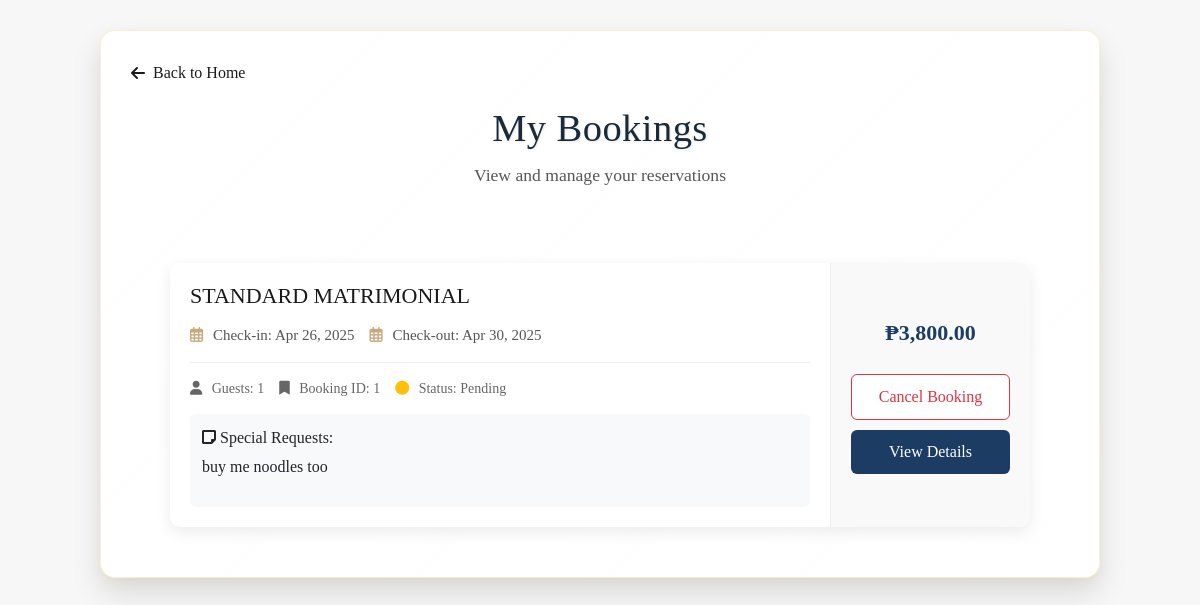
Page /landing_page/pages/my_bookings.php (signed in) on the earlier database version.
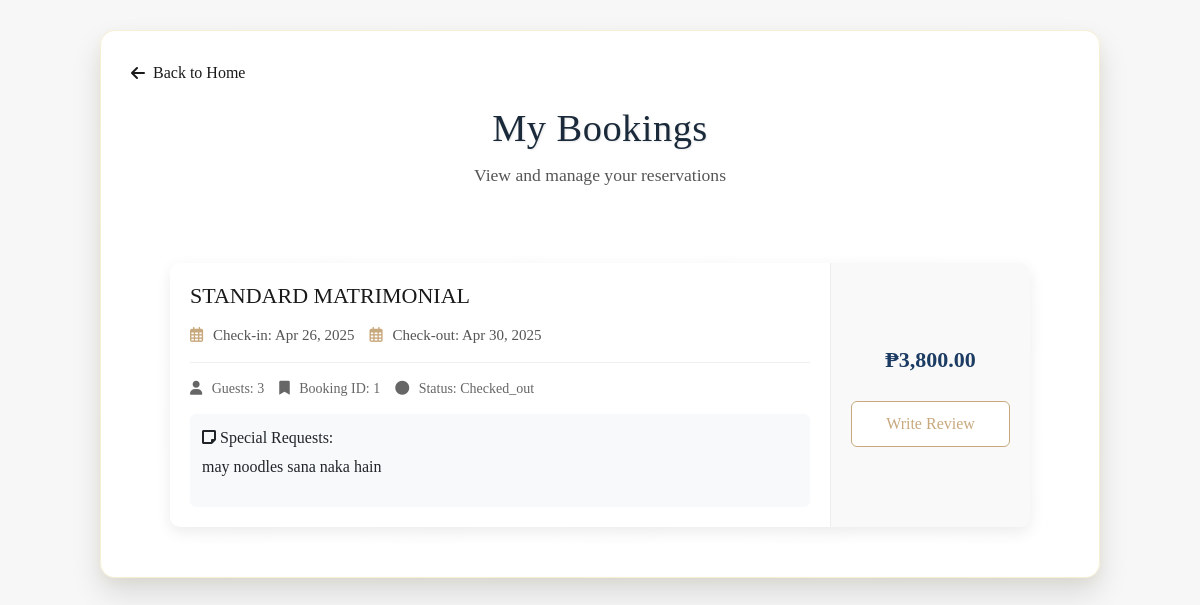
Same page on the later database version.
### tables this page shows
CREATE TABLE IF NOT EXISTS `bookings` (
  `booking_id` int NOT NULL AUTO_INCREMENT,
  `user_id` int NOT NULL,
  `room_id` int NOT NULL,
  `check_in_date` date NOT NULL,
  `check_out_date` date NOT NULL,
  `booking_date` timestamp NULL DEFAULT CURRENT_TIMESTAMP,
  `guests_count` int NOT NULL,
  `total_price` decimal(10,2) NOT NULL,
  `special_requests` text,
  `booking_status` enum('pending','confirmed','checked_in','checked_out','cancelled') DEFAULT 'pending',
  `payment_status` set('pending','paid','partial') DEFAULT 'pending',
  `booking_source` varchar(50) DEFAULT 'website',
  PRIMARY KEY (`booking_id`),
  KEY `user_id` (`user_id`),
  KEY `room_id` (`room_id`)
);

CREATE TABLE IF NOT EXISTS `room_types` (
  `room_type_id` int NOT NULL AUTO_INCREMENT,
  `type_name` varchar(50) NOT NULL,
  `description` text,
  `floor_type` int NOT NULL,
  `base_price` decimal(10,2) NOT NULL,
  `capacity` int NOT NULL,
  `amenities` text,
  `image_path` text,
  PRIMARY KEY (`room_type_id`)
);

### landing_page/pages/my_bookings.php (the view, shortened to what the changed rows need)
<?php
require_once '../../config/db.php';
$user_id = isset($_SESSION['user_id']) ? $_SESSION['user_id'] : null;
$bookings = [];
if ($user_id) {
    $stmt = $conn->prepare("SELECT b.*, r.type_name, r.base_price, rm.room_type_id
                          FROM bookings b
                          JOIN rooms rm ON b.room_id = rm.room_id
                          JOIN room_types r ON rm.room_type_id = r.room_type_id
                          WHERE b.user_id = ?
                          ORDER BY FIELD(b.booking_status, 'confirmed', 'pending')");
    $stmt->bind_param("i", $user_id);
    $stmt->execute();
    $result = $stmt->get_result();
    if ($result->num_rows > 0) {
        while ($row = $result->fetch_assoc()) {
            $bookings[] = $row;
        }
    }
}
?>
<!DOCTYPE html>
<html lang="en">
<link rel="stylesheet" href="../css/booking.css">
<?php include_once '../includes/head.php'; ?>
<body>
    <div class="booking-container">
        <div class="booking-header">
            <h1>My Bookings</h1>
        </div>
        <div class="bookings-section">
            <?php if (empty($bookings)): ?>
                <div class="no-bookings">
                    <p>You don't have any bookings yet.</p>
                    <a href="index.php" class="btn-primary">Browse Rooms</a>
                </div>
            <?php else: ?>
                <div class="bookings-list">
                    <?php foreach ($bookings as $booking): ?>
                        <div class="booking-card">
                            <div class="booking-details">
                                <h3><?php echo htmlspecialchars($booking['type_name']); ?></h3>
                                <div class="booking-dates">
                                    <p><i class="far fa-calendar-alt"></i> Check-in:
                                        <?php echo date('M d, Y', strtotime($booking['check_in_date'])); ?>
                                    </p>
                                    <p><i class="far fa-calendar-alt"></i> Check-out:
                                        <?php echo date('M d, Y', strtotime($booking['check_out_date'])); ?>
                                    </p>
                                </div>
                                <div class="booking-meta">
                                    <p><i class="fas fa-user"></i> Guests:
                                        <?php echo htmlspecialchars($booking['guests_count']); ?>
                                    </p>
                                    <p><i class="fas fa-bookmark"></i> Booking ID:
                                        <?php echo htmlspecialchars($booking['booking_id']); ?>
                                    </p>
                                    <p class="booking-status <?php echo strtolower($booking['booking_status']); ?>">
                                        <i class="fas fa-circle"></i> Status:
                                        <?php echo htmlspecialchars(ucfirst($booking['booking_status'])); ?>
                                    </p>
                                </div>
                                <?php if (!empty($booking['special_requests'])): ?>
                                    <div class="special-requests">
                                        <p><i class="fas fa-sticky-note"></i> Special Requests:</p>
                                        <p><?php echo htmlspecialchars($booking['special_requests']); ?></p>
                                    </div>
                                <?php endif; ?>
                            </div>
                            <div class="booking-actions">
                                <p class="booking-price">₱<?php echo number_format($booking['total_price'], 2); ?></p>
                                <?php if ($booking['booking_status'] === 'checked_out'): ?>
                                    <button class="btn-review" data-booking-id="<?php echo $booking['booking_id']; ?>">
                                        Write Review
                                    </button>
                                <?php elseif ($booking['booking_status'] === 'pending'): ?>
                                    <button class="btn-cancel" data-booking-id="<?php echo $booking['booking_id']; ?>">
                                        Cancel Booking
                                    </button>
                                    <a href="booking_details.php?id=<?php echo $booking['booking_id']; ?>" class="btn-details">
                                        View Details
                                    </a>
                                <?php elseif ($booking['booking_status'] === 'confirmed'): ?>
                                    <a href="booking_details.php?id=<?php echo $booking['booking_id']; ?>" class="btn-details">
                                        View Details
                                    </a>
                                <?php endif; ?>
                            </div>
                        </div>
                    <?php endforeach; ?>
                </div>
            <?php endif; ?>
        </div>
    </div>
</body>
</html>

Differences in the rows shown:
changed bookings "STANDARD MATRIMONIAL": guests_count "1" → "3"; booking_status "Pending" → "Checked_out"; special_requests "buy me noodles too" → "may noodles sana naka hain"; booking_status "Cancel Booking View Details" → "Write Review"
